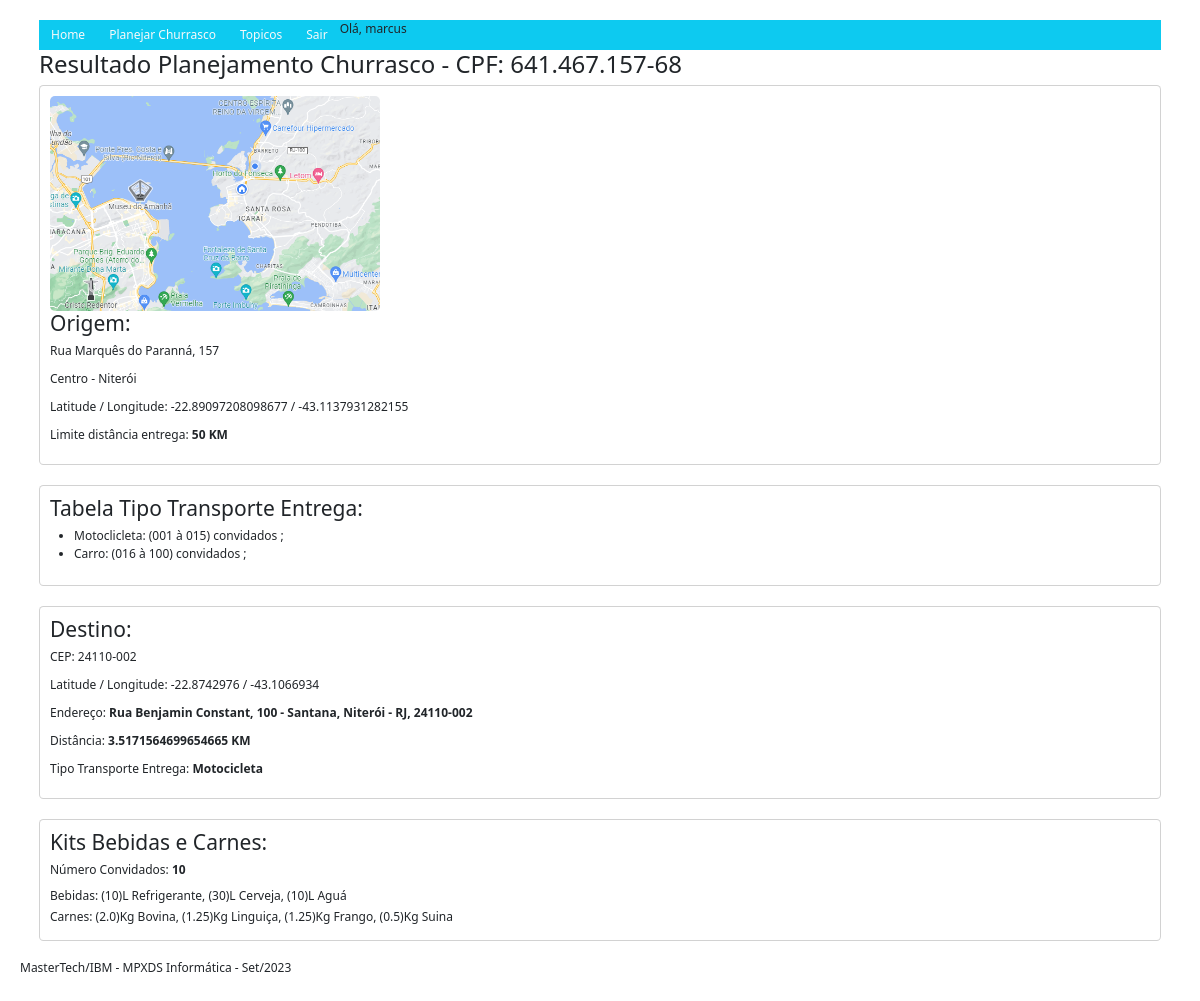
The page /churrascoResult/14/ (signed in) on the database its author committed.
### mp_churrascos/models.py (models this page shows)
class MpUsuarioChurrasco(models.Model):
    cpf = models.CharField(max_length=14)
    cep = models.CharField(max_length=9)
    qtdPessoas = models.CharField(max_length=4)
    resultado = models.CharField(max_length=500)
    date_added = models.DateTimeField(auto_now_add=True)
    endereco = models.CharField(max_length=200)
    latitude = models.CharField(max_length=20)
    longitude = models.CharField(max_length=20)
    distancia = models.CharField(max_length=10)
    tipoTransporte = models.CharField(max_length=20)
    kitBebidas = models.CharField(max_length=200)
    kitCarnes = models.CharField(max_length=200)

### mp_churrascos/views.py (the view)
# urls.py: path('churrascoResult/<usuario_id>/', views.churrascoResult, name='churrascoResult'),
def churrascoResult(request, usuario_id):
    usuario = MpUsuarioChurrasco.objects.get(id = usuario_id)
    context = { 'usuario': usuario }
    return render(request, 'mp_churrascos/churrascoResult.html', context)

### mp_churrascos/templates/mp_churrascos/churrascoResult.html (shortened to what this page needs)
{% extends "mp_churrascos/base.html" %}
    {% load static %}
    {% block content %}
        <h2>Resultado Planejamento Churrasco - CPF: {{ usuario.cpf }}</h2>
        <div class="card">
            <img src="{% static '/img/mapa_niteroi.png' %}" alt="Centro - Niteroi" />
            <h3>Origem:</h3>
            <p>Rua Marquês do Paranná, 157</p>
            <p>Centro - Niterói</p>
            <p>Latitude / Longitude: -22.89097208098677 / -43.1137931282155</p>
            <p>Limite distância entrega: <b>50 KM</b></p>
        </div>
        <div class="card">
            <h3>Tabela Tipo Transporte Entrega:</h3>
            <ul>
                <li>Motoclicleta: (001 à 015) convidados ;</li>
                <li>Carro: (016 à 100) convidados ;</li>
            </ul>
        </div>
        <div class="card">
            <h3>Destino:</h3>
            <p>CEP: {{ usuario.cep }}</p>
            <p>Latitude / Longitude: {{ usuario.latitude }} / {{ usuario.longitude }}</p>
            <p>Endereço: <b>{{ usuario.endereco }}</b></p>
            <p>Distância: <b>{{ usuario.distancia }} KM</b></p>
            <p>Tipo Transporte Entrega: <b>{{ usuario.tipoTransporte }}</b></p>
        </div>
        <div class="card">
            <h3>Kits Bebidas e Carnes:</h3>
            <p>Número Convidados: <b>{{ usuario.qtdPessoas }}</b></p>
            <h6>Bebidas: {{ usuario.kitBebidas }}</h6>
            <h6>Carnes: {{ usuario.kitCarnes }}</h6>
        </div>
    {% endblock content %}

### mp_churrascos/templates/mp_churrascos/base.html (shortened to what this page needs)
<!DOCTYPE html>
<html lang="pt-br">
<head>
    {% load static %}
	<link rel="stylesheet" href="{% static '/css/styles.css' %}">
    {% load bootstrap5 %}
    {% bootstrap_css %}
</head>
<body>
<div class="container">
    <ul class="nav bg-info">
        <li class="nav-item">
            <a class="nav-link link-light" href="{% url 'index' %}">Home</a>
        </li>
        <li class="nav-item">
            <a class="nav-link link-light" href="{% url 'churrasco' %}">Planejar Churrasco</a>
        </li>
        {% if user.is_authenticated %}
            <li class="nav-item">
                <a class="nav-link link-light" href="{% url 'topics' %}">Topicos</a>
            </li>
            <li class="nav-item">
                <a class="nav-link link-light" href="{% url 'logout' %}">Sair</a>
            </li>
            <li>
                Olá, {{ user.username }}
            </li>
        {% endif %}
    </ul>
    {% block content %}
    {% endblock %}
</div>
</body>
<footer>
    <h6>MasterTech/IBM - MPXDS Informática - Set/2023</h6>
</footer>
</html>

### static/css/styles.css (style rules this page uses)
* { margin: 0; padding: 0; font-size: 12px; }
body { font-family: Arial, sans-serif; margin: 0; padding: 20px; }
.card { border: 1px solid #ccc; border-radius: 5px; padding: 10px; margin-bottom: 20px; }
.card img { width: 30%; border-radius: 5px; }
.card p { margin-bottom: 10px; }

### rows shown on the page
MpUsuarioChurrasco: cpf "641.467.157-68", cep "24110-002", latitude "-22.8742976", longitude "-43.1066934", endereco "Rua Benjamin Constant, 100 - Santana, Niterói - RJ, 24110-002", distancia "3.5171564699654665", tipoTransporte "Motocicleta", qtdPessoas "10", kitBebidas "(10)L Refrigerante, (30)L Cerveja, (10)L Aguá", kitCarnes "(2.0)Kg Bovina, (1.25)Kg Linguiça, (1.25)Kg Frango, (0.5)Kg Suina"

### other values the page prints
{{ user.username }} "marcus"
